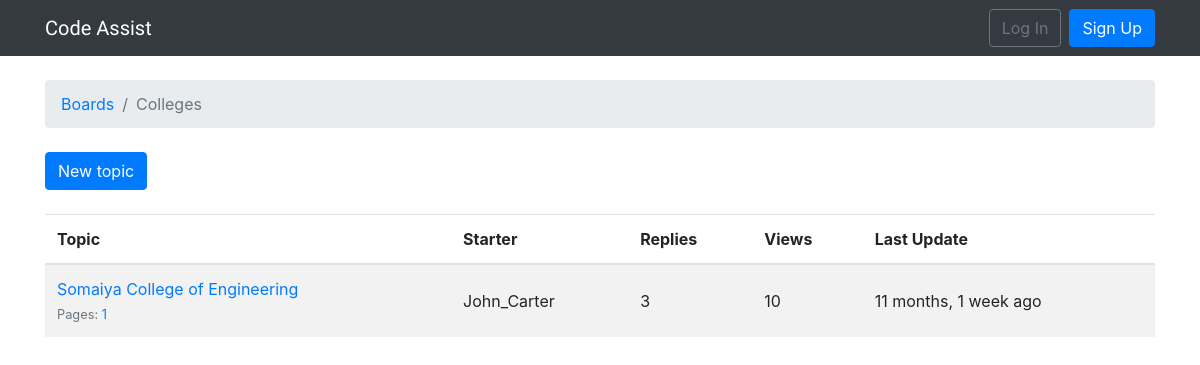
Before: /boards/3/ with the older database file.
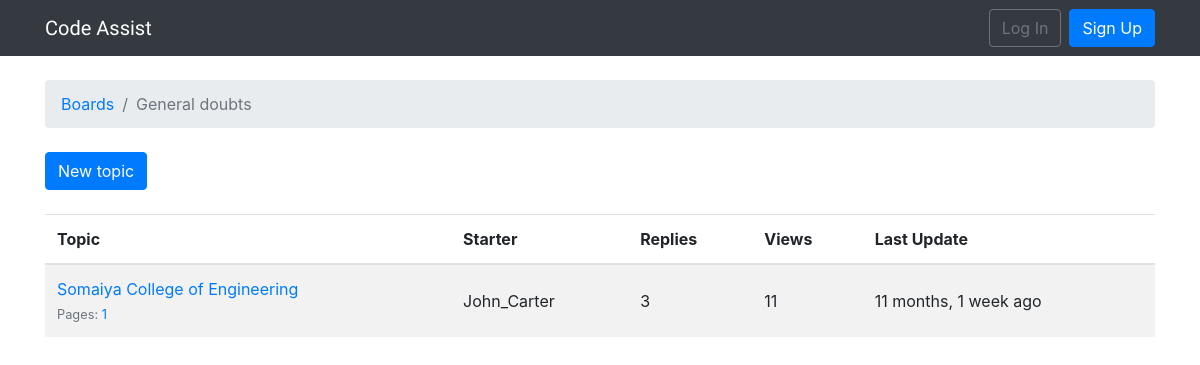
After: the same page with the newer database file.
### boards/models.py (models this page shows, shortened)
class Board(models.Model):
    name = models.CharField(max_length=30, unique=True)
    description = models.CharField(max_length=100)

class Topic(models.Model):
    subject = models.CharField(max_length=255)
    last_updated = models.DateTimeField(auto_now_add=True)
    board = models.ForeignKey(Board,models.CASCADE, related_name='topics')
    starter = models.ForeignKey(User,models.CASCADE, related_name='topics')
    views = models.PositiveIntegerField(default=0)
    def get_page_count(self):
        count=self.posts.count()
        pages = count/20
        return math.ceil(pages)
    def has_many_pages(self,count=None):
        if count is None:
            count=self.get_page_count()
        return count>6
    def get_page_range(self):
        count=self.get_page_count()
        if self.has_many_pages(count):
            return range(1,5)
        return range(1,count+1)

### boards/views.py (the view)
# urls.py: url(r'^boards/(?P<pk>\d+)/$', views.TopicListView.as_view(), name='board_topics'),
class TopicListView(ListView):
    model = Topic
    context_object_name = 'topics'
    template_name = 'topics.html'
    paginate_by = 20
    def get_context_data(self, **kwargs):
        kwargs['board'] = self.board
        return super().get_context_data(**kwargs)
    def get_queryset(self):
        self.board = get_object_or_404(Board, pk=self.kwargs.get('pk'))
        queryset = self.board.topics.order_by('-last_updated').annotate(replies=Count('posts') - 1)
        return queryset

### Template/topics.html (shortened to what this page needs)
{% extends 'base.html' %}
{% load humanize %}
{% block breadcrumb %}
  <li class="breadcrumb-item"><a href="{% url 'home' %}">Boards</a></li>
  <li class="breadcrumb-item active">{{ board.name }}</li>
{% endblock %}
{% block content %}
  <div class="mb-4">
    <a href="{% url 'new_topic' board.pk %}" class="btn btn-primary">New topic</a>
  </div>
<table class="table table-striped mb-4">
    <thead class="thead-inverse">
      <tr>
        <th>Topic</th>
        <th>Starter</th>
        <th>Replies</th>
        <th>Views</th>
        <th>Last Update</th>
      </tr>
    </thead>
    <tbody>
      {% for topic in topics %}
        {% url 'topic_posts' board.pk topic.pk as topic_url %}
        <tr>
          <td>
            <p class="mb-0">
              <a href="{{ topic_url }}">{{ topic.subject }}</a>
            </p>
            <small class="text-muted">
              Pages:
              {% for i in topic.get_page_range %}
                <a href="{{ topic_url }}?page={{ i }}">{{ i }}</a>
              {% endfor %}
            </small>
          </td>
          <td class="align-middle">{{ topic.starter.username }}</td>
          <td class="align-middle">{{ topic.replies }}</td>
          <td class="align-middle">{{ topic.views }}</td>
          <td class="align-middle">{{ topic.last_updated|naturaltime }}</td>
        </tr>
      {% endfor %}
    </tbody>
  </table>
{% endblock %}

Changed rows visible on the page:
changed Board: name "Colleges" → "General doubts"
changed Topic "Somaiya College of Engineering": views "10" → "11"
